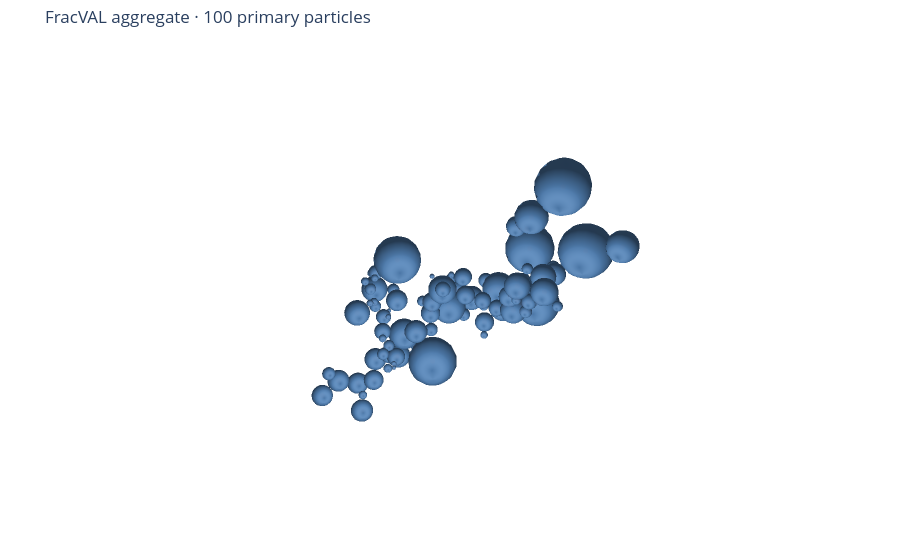

Here is the notebook cell this chart was saved with:
### Code cell
cfg = FracVALConfig(
    n=100, df=1.68, kf=0.98,
    rp_g=15.0, rp_gstd=2.0,
    seed=67890,
)
agg = generate(cfg)
plot_3d(agg)

### Figure 1 — Plotly figure (JSON) as saved in the notebook; plotly's stock layout.template omitted (floating-point values rounded to 4 significant figures; data arrays with more than 128 entries replaced by an {"elided": "..."} marker saying what was removed)
{"data": [{"color": "#4C78A8", "flatshading": false, "hoverinfo": "skip", "i": {"elided": "36000 int values"}, "j": {"elided": "36000 int values"}, "k": {"elided": "36000 int values"}, "lighting": {"ambient": 0.45, "diffuse": 0.78, "fresnel": 0.48, "roughness": 0.494, "specular": 1.1}, "lightposition": {"x": 900, "y": 1200, "z": 1000}, "name": "Primary particles", "opacity": 0.96, "showscale": false, "type": "mesh3d", "x": {"elided": "20000 float values"}, "y": {"elided": "20000 float values"}, "z": {"elided": "20000 float values"}}, {"customdata": {"elided": "100x2 float values"}, "hovertemplate": "Particle %{customdata[0]:.0f}<br>x=%{x:.4g}<br>y=%{y:.4g}<br>z=%{z:.4g}<br>radius=%{customdata[1]:.4g}<extra></extra>", "marker": {"opacity": 0.015, "size": 3}, "mode": "markers", "showlegend": false, "type": "scatter3d", "x": [96.84, 55.97, 106.7, 118.5, 31.59, 116.9, 17.11, 124.2, 157.5, -1.06, -35.81, -8.374, -5.742, 11.61, -21.41, -68.76, -80.05, -39.13, -78.11, -73.39, -20.54, -22.3, -18.27, -54.88, -2.179, -33.56, -34.52, -65.51, -43.89, -84.99, -34.86, -26.43, -32.79, -31.85, -8.815, -43.4, -42.25, -13.15, -8.544, -0.7252, -114.6, -83.34, -135.5, -84.25, -156.3, -61.92, -190.1, -114.6, -216.9, -180.5, 2.031, 5.95, -7.231, -40.13, -42.0, 26.79, -57.79, -22.71, 33.19, -61.77, -125.8, -149.2, -133.0, -111.3, -73.91, -154.7, -87.11, -172.2, -33.24, -177.1, -121.1, -125.2, -113.9, -107.6, -164.5, -134.4, -161.3, -191.7, -92.2, -207.0, -201.7, -181.1, -169.6, -163.9, -205.0, -209.1, -141.8, -214.5, -127.5, -219.6, -90.34, -104.5, -106.2, -139.2, -88.33, -77.79, -90.48, -74.17, -107.8, -94.01], "y": [0.5415, 1.796, 28.97, -39.58, -18.42, -77.24, 14.56, 45.24, -48.42, -2.617, -21.1, 4.513, -24.92, 20.03, -22.52, -9.446, -13.71, -1.334, 11.92, 52.33, -70.22, -78.15, -58.14, -48.3, -41.84, -102.7, -121.7, -52.02, -54.61, -65.64, -64.58, -61.21, -44.9, -87.95, -39.97, -106.9, -121.1, -25.08, -127.3, -32.21, 239.6, 287.2, 214.4, 337.7, 222.4, 356.6, 205.8, 375.3, 249.3, 403.6, 277.8, 270.0, 300.6, 280.3, 312.6, 289.1, 318.9, 355.7, 295.0, 369.6, 73.35, 56.26, 111.7, 110.5, 103.9, 28.47, 137.4, 30.16, 93.96, 146.4, -2.463, -33.11, 11.18, 13.13, -8.09, 24.37, -37.68, -6.516, -21.92, 15.98, 184.8, 198.3, 213.9, 220.1, 185.9, 165.3, 209.2, 188.2, 183.6, 225.2, 183.7, 205.2, 244.3, 249.1, 246.8, 271.5, 290.8, 274.0, 164.8, 318.3], "z": [-23.25, -39.63, -31.94, -28.25, -6.799, -33.01, 18.56, -53.32, -51.35, 16.25, -38.95, -10.48, -60.91, -8.623, -67.48, -46.71, -33.58, 33.23, 23.56, -33.94, 128.3, 164.7, 177.8, 120.8, 178.5, 106.9, 117.8, 85.37, 66.72, 176.2, 49.52, 14.5, 60.91, 68.46, 15.86, 64.74, 55.09, 1.606, 41.25, -20.15, 356.2, 351.2, 345.9, 335.6, 335.5, 341.1, 341.1, 370.2, 407.1, 362.6, 302.4, 320.9, 278.4, 289.9, 272.0, 256.5, 249.4, 302.9, 235.9, 284.7, 142.5, 128.5, 139.4, 107.0, 142.6, 138.5, 181.6, 132.3, 151.8, 158.9, 47.29, 63.23, 88.63, 15.84, 87.8, 118.6, 112.0, 116.7, -0.804, 114.0, 154.4, 151.4, 156.0, 144.8, 182.2, 176.7, 164.0, 209.0, 156.3, 203.9, 177.2, 175.5, 189.6, 171.7, 231.0, 241.1, 240.4, 273.6, 171.9, 272.6]}], "layout": {"margin": {"b": 0, "l": 0, "r": 0, "t": 45}, "paper_bgcolor": "#FFFFFF", "plot_bgcolor": "#FFFFFF", "scene": {"aspectmode": "data", "bgcolor": "#FFFFFF", "xaxis": {"showbackground": false, "showgrid": false, "showticklabels": false, "visible": false, "zeroline": false}, "yaxis": {"showbackground": false, "showgrid": false, "showticklabels": false, "visible": false, "zeroline": false}, "zaxis": {"showbackground": false, "showgrid": false, "showticklabels": false, "visible": false, "zeroline": false}}, "showlegend": false, "title": {"text": "FracVAL aggregate · 100 primary particles"}}}
